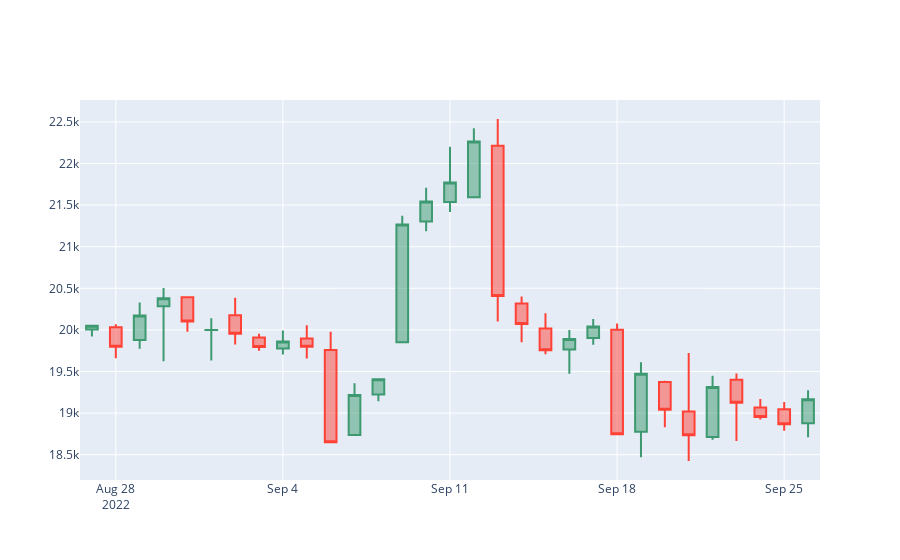

The notebook cell saved with this chart:
### Code cell
# use plotly to create chart
fig = go.Figure(data=[go.Candlestick(x=candlestick_data['date'],
                open=candlestick_data['Price']['first'], 
                high=candlestick_data['Price']['max'],
                low=candlestick_data['Price']['min'], 
                close=candlestick_data['Price']['last'])
                ])

fig.update_layout(xaxis_rangeslider_visible=False)

fig.show()
